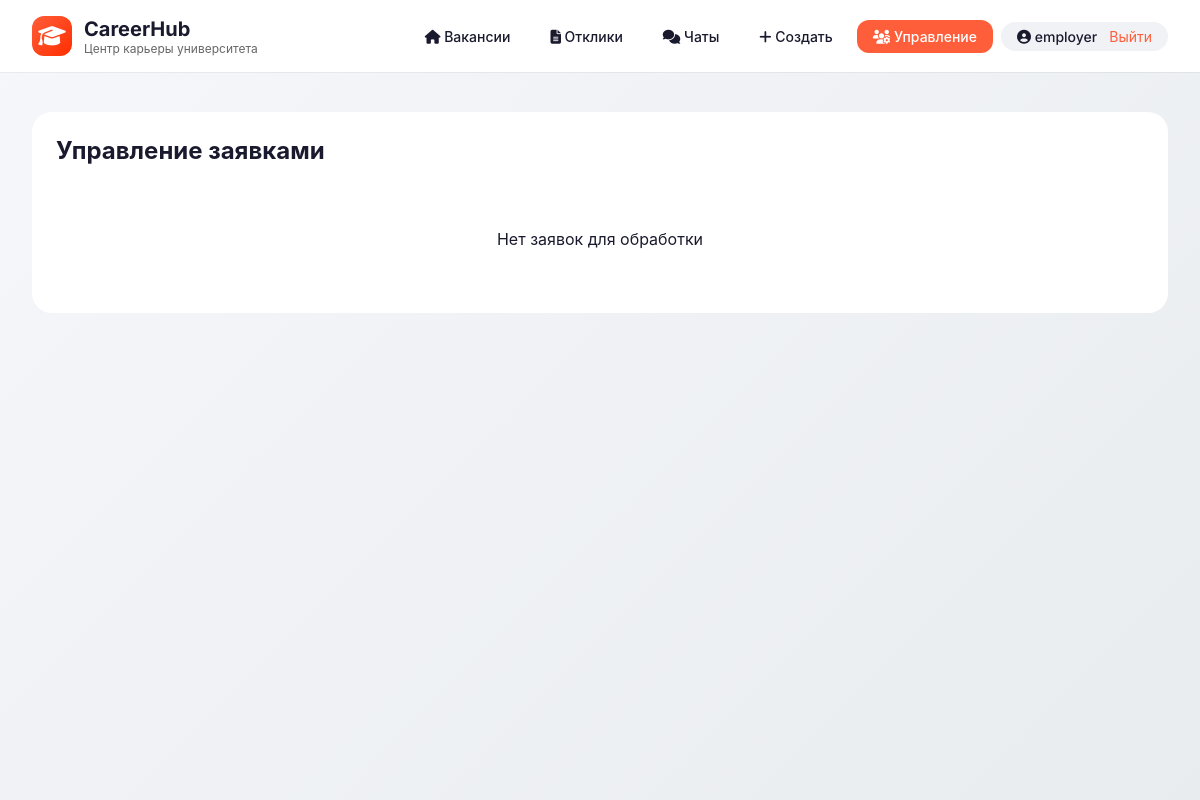
/admin/applications (signed in), run on an earlier commit of the app's database.
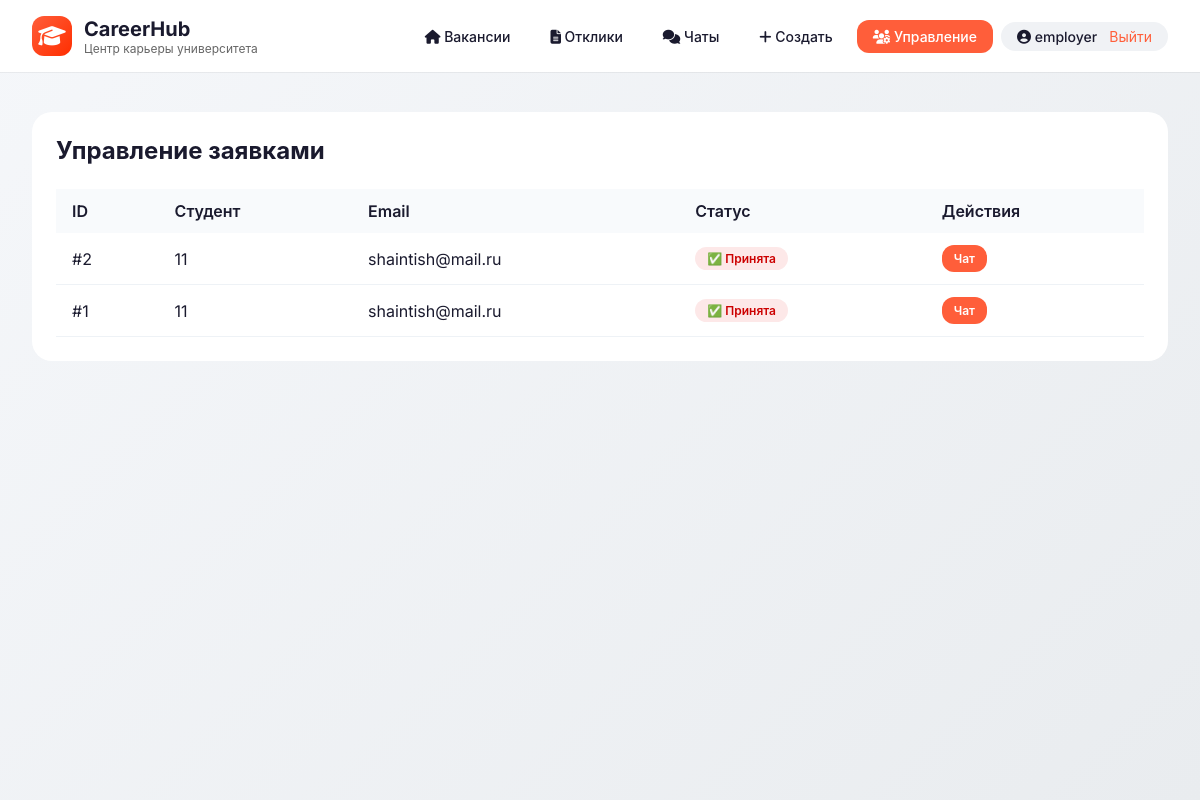
And on a later commit of the database.
### tables this page shows
CREATE TABLE applications (
            id INTEGER PRIMARY KEY AUTOINCREMENT,
            vacancy_id INTEGER NOT NULL,
            student_name TEXT NOT NULL,
            student_email TEXT NOT NULL,
            status TEXT DEFAULT 'pending',
            created_at TIMESTAMP DEFAULT CURRENT_TIMESTAMP
        );

### app/main.py (the view)
@app.get("/admin/applications", response_class=HTMLResponse)
async def admin_applications(request: Request):
    session_id = request.cookies.get("session_id")
    if not session_id or session_id not in sessions:
        return RedirectResponse(url="/employer/login", status_code=303)
    current_user = sessions[session_id]
    if current_user.get("role") != "employer":
        return RedirectResponse(url="/", status_code=303)
    all_applications = JobService.get_all_applications()
    return templates.TemplateResponse(
        "admin_applications.html",
        {"request": request, "applications": all_applications, "user": current_user}
    )

### templates/admin_applications.html (shortened to what this page needs)
{% extends "base.html" %}
{% block content %}
<div class="table-container">
    <h2 style="margin-bottom: 24px;">Управление заявками</h2>
    {% if applications %}
    <table>
        <thead>
            <tr>
                <th>ID</th>
                <th>Студент</th>
                <th>Email</th>
                <th>Статус</th>
                <th>Действия</th>
            </tr>
        </thead>
        <tbody>
            {% for app in applications %}
            <tr>
                <td>#{{ app.id }}</td>
                <td>{{ app.student_name }}</td>
                <td>{{ app.student_email }}</td>
                <td>
                    {% if app.status == 'pending' %}
                        <span class="badge job">⏳ Ожидает</span>
                    {% elif app.status == 'accepted' %}
                        <span class="badge internship">✅ Принята</span>
                    {% else %}
                        <span class="badge job">❌ Отклонена</span>
                    {% endif %}
                </td>
                <td>
                    {% if app.status == 'pending' %}
                    <form method="post" style="display: inline;">
                        <input type="hidden" name="app_id" value="{{ app.id }}">
                        <input type="hidden" name="action" value="accept">
                        <button class="btn-primary" style="padding: 6px 12px; font-size: 12px;">Принять</button>
                    </form>
                    <form method="post" style="display: inline;">
                        <input type="hidden" name="app_id" value="{{ app.id }}">
                        <input type="hidden" name="action" value="reject">
                        <button class="btn-outline" style="padding: 6px 12px; font-size: 12px;">Отклонить</button>
                    </form>
                    {% elif app.status == 'accepted' %}
                    <a href="/chat/{{ app.id }}" class="btn-primary" style="padding: 6px 12px; font-size: 12px;">Чат</a>
                    {% endif %}
                </td>
            </tr>
            {% endfor %}
        </tbody>
    </table>
    {% else %}
    <p style="text-align: center; padding: 40px;">Нет заявок для обработки</p>
    {% endif %}
</div>
{% endblock %}

### templates/base.html (shortened to what this page needs)
<!DOCTYPE html>
<html lang="ru">
<head>
    <link rel="stylesheet" href="https://cdnjs.cloudflare.com/ajax/libs/font-awesome/6.4.0/css/all.min.css">
</head>
<body>
    <div class="bg-gradient"></div>
    <header>
        <div class="header-container">
            <div class="logo">
                <div class="logo-icon">
                    <i class="fas fa-graduation-cap"></i>
                </div>
                <div class="logo-text">
                    <h1>CareerHub</h1>
                    <p>Центр карьеры университета</p>
                </div>
            </div>
            <div class="nav-links">
                <a href="/" class="nav-link"><i class="fas fa-home"></i> Вакансии</a>
                <a href="/my-applications" class="nav-link"><i class="fas fa-file-alt"></i> Отклики</a>
                <a href="/my-chats" class="nav-link"><i class="fas fa-comments"></i> Чаты</a>
                <a href="/add-vacancy" class="nav-link"><i class="fas fa-plus"></i> Создать</a>
                {% if user and user.role == 'employer' %}
                    <a href="/admin/applications" class="nav-link employer-btn"><i class="fas fa-users-cog"></i> Управление</a>
                {% endif %}
                {% if user %}
                    <div class="user-menu">
                        <span><i class="fas fa-user-circle"></i> {{ user.username }}</span>
                        <a href="/logout" class="logout-link">Выйти</a>
                    </div>
                {% endif %}
            </div>
        </div>
    </header>
    <div class="container">
        {% block content %}{% endblock %}
    </div>
</body>
</html>

### templates/base.html (style rules this page uses)
* { margin: 0; padding: 0; box-sizing: border-box; }
body { font-family: 'Inter', -apple-system, BlinkMacSystemFont, 'Segoe UI', sans-serif; background: #f5f7fa; min-height: 100vh; color: #1a1a2e; }
.bg-gradient { position: fixed; top: 0; left: 0; width: 100%; height: 100%; z-index: -2; background: linear-gradient(135deg, #f5f7fa 0%, #e9ecef 100%); }
header { background: white; box-shadow: 0 1px 0 rgba(0,0,0,0.05); position: sticky; top: 0; z-index: 100; }
.header-container { max-width: 1400px; margin: 0 auto; padding: 0 32px; display: flex; justify-content: space-between; align-items: center; height: 72px; }
.logo { display: flex; align-items: center; gap: 12px; }
.logo-icon { width: 40px; height: 40px; background: linear-gradient(135deg, #ff5e3a, #ff2e00); border-radius: 12px; display: flex; align-items: center; justify-content: center; }
.logo-icon i { font-size: 22px; color: white; }
.logo-text h1 { font-size: 20px; font-weight: 700; color: #1a1a2e; }
.logo-text p { font-size: 12px; color: #666; }
.nav-links { display: flex; gap: 8px; align-items: center; }
.nav-link { text-decoration: none; color: #1a1a2e; font-weight: 500; padding: 8px 16px; border-radius: 12px; transition: all 0.2s ease; font-size: 14px; }
.nav-link.employer-btn { background: #ff5e3a; color: white; }
.user-menu { display: flex; align-items: center; gap: 12px; background: #f0f2f5; padding: 6px 16px; border-radius: 40px; }
.user-menu span { font-weight: 500; font-size: 14px; }
.logout-link { color: #ff5e3a; text-decoration: none; font-size: 14px; }
.container { max-width: 1400px; margin: 0 auto; padding: 40px 32px; }
.badge { display: inline-flex; align-items: center; gap: 6px; padding: 4px 12px; border-radius: 100px; font-size: 12px; font-weight: 600; }
.badge.internship { background: #fde8e8; color: #cc0000; }
.btn-primary { background: #ff5e3a; color: white; border: none; padding: 12px 24px; border-radius: 12px; font-weight: 600; cursor: pointer; text-decoration: none; display: inline-block; }
.table-container { background: white; border-radius: 20px; padding: 24px; overflow-x: auto; }
table { width: 100%; border-collapse: collapse; }
th { text-align: left; padding: 12px 16px; background: #f8fafc; font-weight: 600; color: #1a1a2e; }
td { padding: 12px 16px; border-bottom: 1px solid #eef2f6; }

What changed in the data, as far as the page shows it:
added applications: id "2", student_name "11", student_email "shaintish@mail.ru", status "✅ Принята"
added applications: id "1", student_name "11", student_email "shaintish@mail.ru", status "✅ Принята"
Also different on the page:
text no longer shown: "Нет заявок для обработки"
text now shown: "ID Студент Email Статус Действия"
